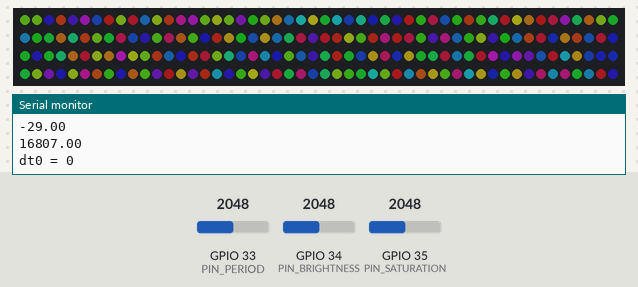
The sketch below on a simulated ESP32. On the bench: 200 RGB LEDs in strip order, left to right, continuing on the next row, the last lines printed to the serial monitor. The inputs (shaded band) are chosen by the test bench; at power-on: GPIO 34 (PIN_BRIGHTNESS) = 2048, GPIO 35 (PIN_SATURATION) = 2048, GPIO 33 (PIN_PERIOD) = 2048. Dim RGB values are drawn brighter than linear; the strip is taken to match the declared colour order; random numbers use the default seed unless the sketch sets one.

Above: at 1.2 s.
1.3 s: GPIO 34 (PIN_BRIGHTNESS) set to 491
At 3.1 s:
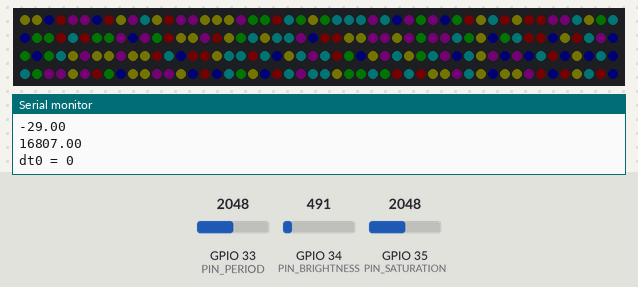
3.2 s: GPIO 35 (PIN_SATURATION) set to 491
At 3.6 s:
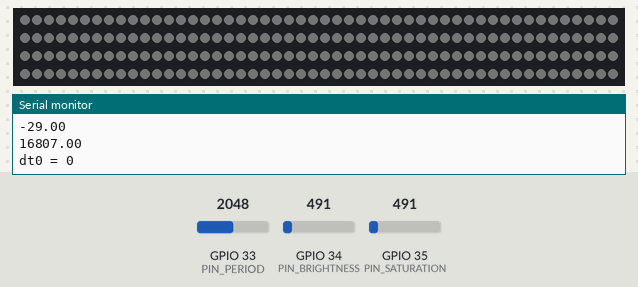
4.7 s: GPIO 35 (PIN_SATURATION) set to 1228
At 4.96 s:
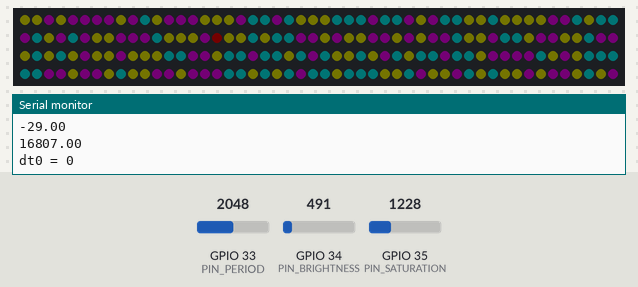
6.7 s: GPIO 33 (PIN_PERIOD) set to 2652
8.8 s: GPIO 33 (PIN_PERIOD) set to 2753
10.3 s: GPIO 33 (PIN_PERIOD) set to 1228
At 13.82 s:
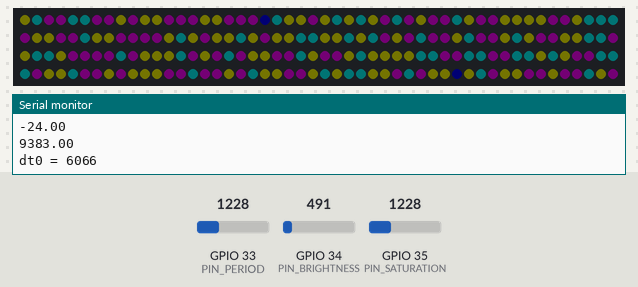

Measured:
- after the input at 4.7 s, the LEDs: first change after 0.07 s (image 3 shows a later state)

The sketch:

balkon_leds_ada.ino
```cpp
#include <Adafruit_NeoPixel.h>

#define PIN_LEDS          32
#define PIN_BRIGHTNESS    34
#define PIN_SATURATION    35
#define PIN_PERIOD        33

#define ANALOG_SAMPLES    32
#define ANALOG_DEADZONE   5
#define NUMPIXELS         200
#define N_STEPS           256
#define T_PERIOD_MAX      10
#define T_STEP            (5 / 1024)
#define MAX_HUE_GRADIENT  (65535.0 / 2 / N_STEPS)

// #define SATURATION        150
// #define BRIGHTNESS        128

Adafruit_NeoPixel pixels(NUMPIXELS, PIN_LEDS, NEO_RGB + NEO_KHZ800);

float current_hue[NUMPIXELS];
float gradient_hue[NUMPIXELS];

int old_saturation = 150;
int old_brightness = 128;
int old_step_delay = 0;

int t0, t1;


void setup() {

  Serial.begin(115200);

  pixels.begin();

  for(int i=0; i<NUMPIXELS; i++) {
    current_hue[i] = float(random(0, 65536));
  }
}

void loop() {

  uint16_t new_hue;
  uint16_t raw_hue;
  uint32_t hue;

  for(int i=0; i<NUMPIXELS; i++) {

    gradient_hue[i] = random(-MAX_HUE_GRADIENT, MAX_HUE_GRADIENT);
  }

  Serial.print("saturation = ");
  Serial.print(old_saturation);
  Serial.print(", brightness = ");
  Serial.print(old_brightness);
  Serial.print(", step_delay = ");
  Serial.println(old_step_delay);
  Serial.println(gradient_hue[0]);
  Serial.println(current_hue[0]);

  Serial.print("dt0 = ");
  Serial.println(t1 - t0);

  for(int i=0; i<N_STEPS; i++) {

    int saturation = 150;
    int brightness = 128;
    int step_delay = 0;

    for (int i=0; i<ANALOG_SAMPLES; i++) {
      saturation += analogRead(PIN_SATURATION) >> 4;
      brightness += analogRead(PIN_BRIGHTNESS) >> 4;
      step_delay += 1000.0 * analogRead(PIN_PERIOD) / 4095 * T_PERIOD_MAX / N_STEPS;
    }

    saturation = saturation / ANALOG_SAMPLES;
    brightness = brightness / ANALOG_SAMPLES;
    step_delay = step_delay / ANALOG_SAMPLES;

    if (abs(saturation - old_saturation) > ANALOG_DEADZONE) {
      old_saturation = saturation;
    } else {
      saturation = old_saturation;
    }

    if (abs(brightness - old_brightness) > ANALOG_DEADZONE) {
      old_brightness = brightness;
    } else {
      brightness = old_brightness;
    }

    if (abs(step_delay - old_step_delay) > ANALOG_DEADZONE) {
      old_step_delay = step_delay;
    } else {
      step_delay = old_step_delay;
    }

    for(int j=0; j<NUMPIXELS; j++) {

      current_hue[j] = current_hue[j] + gradient_hue[j];

      if (current_hue[j] < 0.0) {
        current_hue[j] += 65535.0;
      } else if (current_hue[j] > 65535.0) {
        current_hue[j] -= 65535.0;
      }

      raw_hue = uint16_t(constrain(current_hue[j], 0, 65535));
      hue = pixels.gamma32(pixels.ColorHSV(raw_hue, saturation, brightness));

      pixels.setPixelColor(j, hue);
    }

    delay(step_delay);

    t0 = micros();
    pixels.show();
    t1 = micros();
  }
}
```
